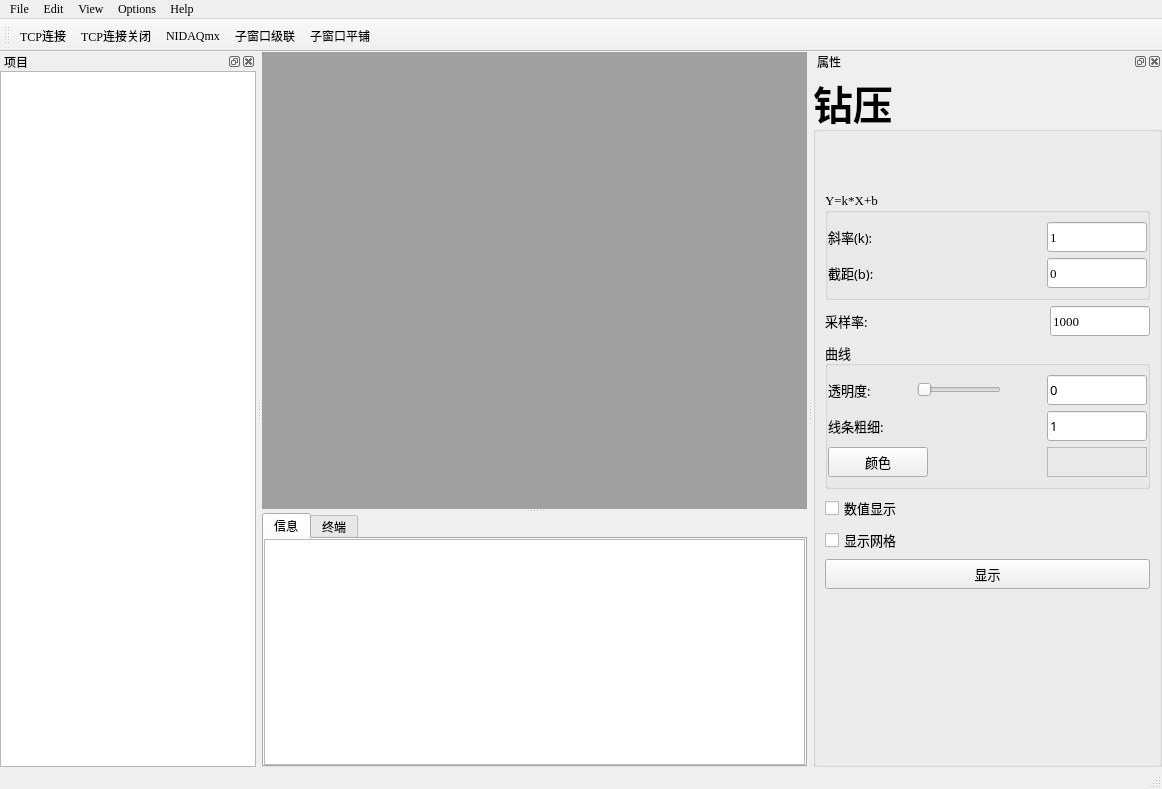
<?xml version="1.0" encoding="UTF-8"?>
<ui version="4.0">
 <class>DataScope</class>
 <widget class="QMainWindow" name="DataScope">
  <property name="geometry">
   <rect>
    <x>0</x>
    <y>0</y>
    <width>1162</width>
    <height>789</height>
   </rect>
  </property>
  <property name="font">
   <font>
    <family>Times New Roman</family>
   </font>
  </property>
  <property name="windowTitle">
   <string>Drill Star - Data Scope</string>
  </property>
  <property name="documentMode">
   <bool>false</bool>
  </property>
  <widget class="QWidget" name="centralwidget">
   <layout class="QHBoxLayout" name="horizontalLayout">
    <property name="leftMargin">
     <number>0</number>
    </property>
    <property name="topMargin">
     <number>0</number>
    </property>
    <property name="rightMargin">
     <number>0</number>
    </property>
    <property name="bottomMargin">
     <number>0</number>
    </property>
    <item>
     <widget class="QSplitter" name="splitter">
      <property name="orientation">
       <enum>Qt::Vertical</enum>
      </property>
      <widget class="QMdiArea" name="mdiArea_dataScope">
       <property name="background">
        <brush brushstyle="SolidPattern">
         <color alpha="255">
          <red>160</red>
          <green>160</green>
          <blue>160</blue>
         </color>
        </brush>
       </property>
      </widget>
      <widget class="QTabWidget" name="tabWidget">
       <property name="currentIndex">
        <number>0</number>
       </property>
       <widget class="QWidget" name="widget_2">
        <attribute name="title">
         <string>信息</string>
        </attribute>
        <layout class="QVBoxLayout" name="verticalLayout_2">
         <property name="leftMargin">
          <number>0</number>
         </property>
         <property name="topMargin">
          <number>0</number>
         </property>
         <property name="rightMargin">
          <number>0</number>
         </property>
         <property name="bottomMargin">
          <number>0</number>
         </property>
         <item>
          <widget class="QTextEdit" name="tE_msg"/>
         </item>
        </layout>
       </widget>
       <widget class="QWidget" name="tab_2">
        <attribute name="title">
         <string>终端</string>
        </attribute>
        <layout class="QGridLayout" name="gridLayout">
         <property name="leftMargin">
          <number>0</number>
         </property>
         <property name="topMargin">
          <number>0</number>
         </property>
         <property name="rightMargin">
          <number>0</number>
         </property>
         <property name="bottomMargin">
          <number>0</number>
         </property>
         <item row="0" column="0">
          <widget class="QTextEdit" name="tE_consloe"/>
         </item>
        </layout>
       </widget>
      </widget>
     </widget>
    </item>
   </layout>
  </widget>
  <widget class="QMenuBar" name="menubar">
   <property name="geometry">
    <rect>
     <x>0</x>
     <y>0</y>
     <width>1162</width>
     <height>20</height>
    </rect>
   </property>
   <property name="font">
    <font>
     <family>Times New Roman</family>
    </font>
   </property>
   <widget class="QMenu" name="menuFile">
    <property name="title">
     <string>File</string>
    </property>
    <addaction name="action_NewProject"/>
   </widget>
   <widget class="QMenu" name="menuEdit">
    <property name="title">
     <string>Edit</string>
    </property>
   </widget>
   <widget class="QMenu" name="menuView">
    <property name="title">
     <string>View</string>
    </property>
    <addaction name="action_MDIcascade"/>
    <addaction name="action_MDItile"/>
    <addaction name="action_MDIcloseAll"/>
   </widget>
   <widget class="QMenu" name="menuOptions">
    <property name="title">
     <string>Options</string>
    </property>
    <addaction name="action_TCPconnect"/>
    <addaction name="action_NIDAQmx"/>
    <addaction name="action_Control"/>
   </widget>
   <widget class="QMenu" name="menuHelp">
    <property name="title">
     <string>Help</string>
    </property>
   </widget>
   <addaction name="menuFile"/>
   <addaction name="menuEdit"/>
   <addaction name="menuView"/>
   <addaction name="menuOptions"/>
   <addaction name="menuHelp"/>
  </widget>
  <widget class="QStatusBar" name="statusbar"/>
  <widget class="QDockWidget" name="dockWidget_property">
   <property name="font">
    <font>
     <family>微软雅黑</family>
    </font>
   </property>
   <property name="allowedAreas">
    <set>Qt::LeftDockWidgetArea|Qt::RightDockWidgetArea</set>
   </property>
   <property name="windowTitle">
    <string>属性</string>
   </property>
   <attribute name="dockWidgetArea">
    <number>2</number>
   </attribute>
   <widget class="QWidget" name="dockWidgetContents_3">
    <layout class="QVBoxLayout" name="verticalLayout_3">
     <property name="leftMargin">
      <number>0</number>
     </property>
     <property name="topMargin">
      <number>0</number>
     </property>
     <property name="rightMargin">
      <number>0</number>
     </property>
     <property name="bottomMargin">
      <number>0</number>
     </property>
     <item>
      <widget class="QWidget" name="widget" native="true">
       <layout class="QVBoxLayout" name="verticalLayout_4">
        <property name="leftMargin">
         <number>0</number>
        </property>
        <property name="topMargin">
         <number>0</number>
        </property>
        <property name="rightMargin">
         <number>0</number>
        </property>
        <property name="bottomMargin">
         <number>0</number>
        </property>
        <item>
         <widget class="QGroupBox" name="gB_property">
          <property name="font">
           <font>
            <family>微软雅黑</family>
            <pointsize>30</pointsize>
            <weight>75</weight>
            <bold>true</bold>
           </font>
          </property>
          <property name="layoutDirection">
           <enum>Qt::LeftToRight</enum>
          </property>
          <property name="title">
           <string>钻压</string>
          </property>
          <property name="alignment">
           <set>Qt::AlignLeading|Qt::AlignLeft|Qt::AlignVCenter</set>
          </property>
          <layout class="QVBoxLayout" name="verticalLayout_9">
           <property name="leftMargin">
            <number>9</number>
           </property>
           <property name="topMargin">
            <number>60</number>
           </property>
           <item>
            <widget class="QGroupBox" name="groupBox_2">
             <property name="font">
              <font>
               <family>Times New Roman</family>
               <pointsize>10</pointsize>
               <weight>50</weight>
               <bold>false</bold>
              </font>
             </property>
             <property name="title">
              <string>Y=k*X+b</string>
             </property>
             <layout class="QVBoxLayout" name="verticalLayout_7">
              <property name="leftMargin">
               <number>0</number>
              </property>
              <property name="rightMargin">
               <number>0</number>
              </property>
              <item>
               <layout class="QVBoxLayout" name="verticalLayout_5">
                <item>
                 <layout class="QHBoxLayout" name="horizontalLayout_2">
                  <item>
                   <widget class="QLabel" name="label_2">
                    <property name="font">
                     <font>
                      <family>微软雅黑</family>
                      <pointsize>10</pointsize>
                      <weight>50</weight>
                      <bold>false</bold>
                     </font>
                    </property>
                    <property name="text">
                     <string>斜率(k):</string>
                    </property>
                   </widget>
                  </item>
                  <item>
                   <spacer name="horizontalSpacer">
                    <property name="orientation">
                     <enum>Qt::Horizontal</enum>
                    </property>
                    <property name="sizeHint" stdset="0">
                     <size>
                      <width>40</width>
                      <height>20</height>
                     </size>
                    </property>
                   </spacer>
                  </item>
                  <item>
                   <widget class="QLineEdit" name="le_k">
                    <property name="minimumSize">
                     <size>
                      <width>100</width>
                      <height>30</height>
                     </size>
                    </property>
                    <property name="maximumSize">
                     <size>
                      <width>100</width>
                      <height>30</height>
                     </size>
                    </property>
                    <property name="text">
                     <string>1</string>
                    </property>
                   </widget>
                  </item>
                 </layout>
                </item>
                <item>
                 <layout class="QHBoxLayout" name="horizontalLayout_3">
                  <item>
                   <widget class="QLabel" name="label_3">
                    <property name="font">
                     <font>
                      <family>微软雅黑</family>
                      <pointsize>10</pointsize>
                      <weight>50</weight>
                      <bold>false</bold>
                     </font>
                    </property>
                    <property name="text">
                     <string>截距(b):</string>
                    </property>
                   </widget>
                  </item>
                  <item>
                   <spacer name="horizontalSpacer_2">
                    <property name="orientation">
                     <enum>Qt::Horizontal</enum>
                    </property>
                    <property name="sizeHint" stdset="0">
                     <size>
                      <width>40</width>
                      <height>20</height>
                     </size>
                    </property>
                   </spacer>
                  </item>
                  <item>
                   <widget class="QLineEdit" name="le_b">
                    <property name="minimumSize">
                     <size>
                      <width>100</width>
                      <height>30</height>
                     </size>
                    </property>
                    <property name="maximumSize">
                     <size>
                      <width>100</width>
                      <height>30</height>
                     </size>
                    </property>
                    <property name="text">
                     <string>0</string>
                    </property>
                   </widget>
                  </item>
                 </layout>
                </item>
               </layout>
              </item>
             </layout>
            </widget>
           </item>
           <item>
            <layout class="QHBoxLayout" name="horizontalLayout_4">
             <item>
              <widget class="QLabel" name="label_4">
               <property name="font">
                <font>
                 <family>微软雅黑</family>
                 <pointsize>10</pointsize>
                 <weight>50</weight>
                 <bold>false</bold>
                </font>
               </property>
               <property name="text">
                <string>采样率:</string>
               </property>
              </widget>
             </item>
             <item>
              <spacer name="horizontalSpacer_3">
               <property name="orientation">
                <enum>Qt::Horizontal</enum>
               </property>
               <property name="sizeHint" stdset="0">
                <size>
                 <width>40</width>
                 <height>20</height>
                </size>
               </property>
              </spacer>
             </item>
             <item>
              <widget class="QLineEdit" name="le_sample">
               <property name="minimumSize">
                <size>
                 <width>100</width>
                 <height>30</height>
                </size>
               </property>
               <property name="maximumSize">
                <size>
                 <width>100</width>
                 <height>30</height>
                </size>
               </property>
               <property name="font">
                <font>
                 <family>Times New Roman</family>
                 <pointsize>10</pointsize>
                 <weight>50</weight>
                 <bold>false</bold>
                </font>
               </property>
               <property name="text">
                <string>1000</string>
               </property>
              </widget>
             </item>
            </layout>
           </item>
           <item>
            <widget class="QGroupBox" name="groupBox_3">
             <property name="font">
              <font>
               <family>微软雅黑</family>
               <pointsize>10</pointsize>
               <weight>50</weight>
               <bold>false</bold>
              </font>
             </property>
             <property name="title">
              <string>曲线</string>
             </property>
             <layout class="QVBoxLayout" name="verticalLayout_8">
              <property name="leftMargin">
               <number>0</number>
              </property>
              <property name="rightMargin">
               <number>0</number>
              </property>
              <item>
               <layout class="QHBoxLayout" name="horizontalLayout_5">
                <item>
                 <widget class="QLabel" name="label_5">
                  <property name="font">
                   <font>
                    <family>微软雅黑</family>
                    <pointsize>10</pointsize>
                    <weight>50</weight>
                    <bold>false</bold>
                   </font>
                  </property>
                  <property name="text">
                   <string>透明度:</string>
                  </property>
                 </widget>
                </item>
                <item>
                 <spacer name="horizontalSpacer_4">
                  <property name="orientation">
                   <enum>Qt::Horizontal</enum>
                  </property>
                  <property name="sizeHint" stdset="0">
                   <size>
                    <width>40</width>
                    <height>20</height>
                   </size>
                  </property>
                 </spacer>
                </item>
                <item>
                 <widget class="QSlider" name="horizontalSlider">
                  <property name="orientation">
                   <enum>Qt::Horizontal</enum>
                  </property>
                 </widget>
                </item>
                <item>
                 <spacer name="horizontalSpacer_5">
                  <property name="orientation">
                   <enum>Qt::Horizontal</enum>
                  </property>
                  <property name="sizeHint" stdset="0">
                   <size>
                    <width>40</width>
                    <height>20</height>
                   </size>
                  </property>
                 </spacer>
                </item>
                <item>
                 <widget class="QLineEdit" name="le_transparency">
                  <property name="minimumSize">
                   <size>
                    <width>100</width>
                    <height>30</height>
                   </size>
                  </property>
                  <property name="maximumSize">
                   <size>
                    <width>100</width>
                    <height>30</height>
                   </size>
                  </property>
                  <property name="text">
                   <string>0</string>
                  </property>
                 </widget>
                </item>
               </layout>
              </item>
              <item>
               <layout class="QHBoxLayout" name="horizontalLayout_10">
                <item>
                 <widget class="QLabel" name="label_11">
                  <property name="font">
                   <font>
                    <family>微软雅黑</family>
                    <pointsize>10</pointsize>
                    <weight>50</weight>
                    <bold>false</bold>
                   </font>
                  </property>
                  <property name="text">
                   <string>线条粗细:</string>
                  </property>
                 </widget>
                </item>
                <item>
                 <spacer name="horizontalSpacer_11">
                  <property name="orientation">
                   <enum>Qt::Horizontal</enum>
                  </property>
                  <property name="sizeHint" stdset="0">
                   <size>
                    <width>40</width>
                    <height>20</height>
                   </size>
                  </property>
                 </spacer>
                </item>
                <item>
                 <widget class="QLineEdit" name="le_thickness">
                  <property name="minimumSize">
                   <size>
                    <width>100</width>
                    <height>30</height>
                   </size>
                  </property>
                  <property name="maximumSize">
                   <size>
                    <width>100</width>
                    <height>30</height>
                   </size>
                  </property>
                  <property name="text">
                   <string>1</string>
                  </property>
                 </widget>
                </item>
               </layout>
              </item>
              <item>
               <layout class="QHBoxLayout" name="horizontalLayout_6">
                <item>
                 <widget class="QPushButton" name="btn_Color">
                  <property name="minimumSize">
                   <size>
                    <width>100</width>
                    <height>30</height>
                   </size>
                  </property>
                  <property name="maximumSize">
                   <size>
                    <width>100</width>
                    <height>30</height>
                   </size>
                  </property>
                  <property name="text">
                   <string>颜色</string>
                  </property>
                 </widget>
                </item>
                <item>
                 <spacer name="horizontalSpacer_6">
                  <property name="orientation">
                   <enum>Qt::Horizontal</enum>
                  </property>
                  <property name="sizeHint" stdset="0">
                   <size>
                    <width>40</width>
                    <height>20</height>
                   </size>
                  </property>
                 </spacer>
                </item>
                <item>
                 <widget class="QFrame" name="frame_Color">
                  <property name="minimumSize">
                   <size>
                    <width>100</width>
                    <height>30</height>
                   </size>
                  </property>
                  <property name="maximumSize">
                   <size>
                    <width>100</width>
                    <height>30</height>
                   </size>
                  </property>
                  <property name="frameShape">
                   <enum>QFrame::StyledPanel</enum>
                  </property>
                  <property name="frameShadow">
                   <enum>QFrame::Raised</enum>
                  </property>
                 </widget>
                </item>
               </layout>
              </item>
             </layout>
            </widget>
           </item>
           <item>
            <widget class="QCheckBox" name="cB_numberDisplay">
             <property name="font">
              <font>
               <family>微软雅黑</family>
               <pointsize>10</pointsize>
               <weight>50</weight>
               <bold>false</bold>
              </font>
             </property>
             <property name="text">
              <string>数值显示</string>
             </property>
            </widget>
           </item>
           <item>
            <widget class="QCheckBox" name="cB_gridDisplay">
             <property name="font">
              <font>
               <family>微软雅黑</family>
               <pointsize>10</pointsize>
               <weight>50</weight>
               <bold>false</bold>
              </font>
             </property>
             <property name="text">
              <string>显示网格</string>
             </property>
            </widget>
           </item>
           <item>
            <widget class="QPushButton" name="btn_show">
             <property name="minimumSize">
              <size>
               <width>0</width>
               <height>30</height>
              </size>
             </property>
             <property name="font">
              <font>
               <family>微软雅黑</family>
               <pointsize>10</pointsize>
               <weight>50</weight>
               <bold>false</bold>
              </font>
             </property>
             <property name="text">
              <string>显示</string>
             </property>
            </widget>
           </item>
           <item>
            <spacer name="verticalSpacer">
             <property name="orientation">
              <enum>Qt::Vertical</enum>
             </property>
             <property name="sizeHint" stdset="0">
              <size>
               <width>20</width>
               <height>40</height>
              </size>
             </property>
            </spacer>
           </item>
          </layout>
         </widget>
        </item>
       </layout>
      </widget>
     </item>
    </layout>
   </widget>
  </widget>
  <widget class="QDockWidget" name="dockWidget_project">
   <property name="font">
    <font>
     <family>微软雅黑</family>
     <pointsize>9</pointsize>
    </font>
   </property>
   <property name="allowedAreas">
    <set>Qt::LeftDockWidgetArea|Qt::RightDockWidgetArea</set>
   </property>
   <property name="windowTitle">
    <string>项目</string>
   </property>
   <attribute name="dockWidgetArea">
    <number>1</number>
   </attribute>
   <widget class="QWidget" name="dockWidgetContents_4">
    <layout class="QVBoxLayout" name="verticalLayout">
     <property name="spacing">
      <number>0</number>
     </property>
     <property name="leftMargin">
      <number>0</number>
     </property>
     <property name="topMargin">
      <number>0</number>
     </property>
     <property name="rightMargin">
      <number>0</number>
     </property>
     <property name="bottomMargin">
      <number>0</number>
     </property>
     <item>
      <widget class="QTreeView" name="tv_project"/>
     </item>
    </layout>
   </widget>
  </widget>
  <widget class="QToolBar" name="toolBar">
   <property name="windowTitle">
    <string>toolBar</string>
   </property>
   <attribute name="toolBarArea">
    <enum>TopToolBarArea</enum>
   </attribute>
   <attribute name="toolBarBreak">
    <bool>false</bool>
   </attribute>
   <addaction name="action_TCPconnect"/>
   <addaction name="action_TCPclose"/>
   <addaction name="action_NIDAQmx"/>
   <addaction name="action_MDIcascade"/>
   <addaction name="action_MDItile"/>
  </widget>
  <action name="action_NewProject">
   <property name="text">
    <string>New Project</string>
   </property>
   <property name="font">
    <font>
     <family>Times New Roman</family>
    </font>
   </property>
  </action>
  <action name="action_MDIcascade">
   <property name="text">
    <string>子窗口级联</string>
   </property>
   <property name="font">
    <font>
     <family>微软雅黑</family>
    </font>
   </property>
  </action>
  <action name="action_MDItile">
   <property name="text">
    <string>子窗口平铺</string>
   </property>
   <property name="font">
    <font>
     <family>微软雅黑</family>
    </font>
   </property>
  </action>
  <action name="action_MDIcloseAll">
   <property name="text">
    <string>子窗口全部关闭</string>
   </property>
  </action>
  <action name="action_TCPconnect">
   <property name="text">
    <string>TCP连接</string>
   </property>
  </action>
  <action name="action_TCPclose">
   <property name="text">
    <string>TCP连接关闭</string>
   </property>
   <property name="toolTip">
    <string>TCP连接关闭</string>
   </property>
  </action>
  <action name="action_NIDAQmx">
   <property name="text">
    <string>NIDAQmx</string>
   </property>
  </action>
  <action name="action_check">
   <property name="text">
    <string>测试</string>
   </property>
   <property name="toolTip">
    <string>测试</string>
   </property>
  </action>
  <action name="action_Control">
   <property name="text">
    <string>Control</string>
   </property>
  </action>
 </widget>
 <resources/>
 <connections/>
</ui>
